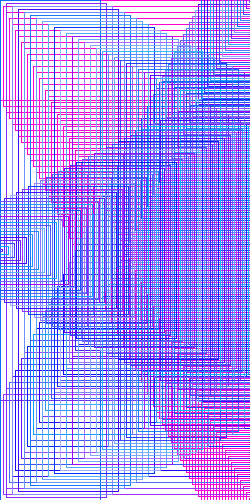
Frame 1 (no input)
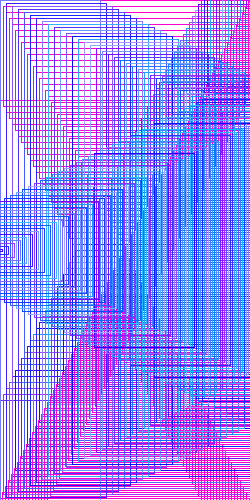
Frame 2 (the mouse pressed at the canvas centre, redrawn once)

The Processing sketch that drew these frames (run headless with seeded random() and noise(); the mouse was pressed at the canvas centre and the sketch redrawn once):

// Processing sketch: processing_32394
// ── processing_32394.pde



int a = 0;
int b = 0;
int c = 500;
int d = 100;

int e = 400;



void setup(){
  size(250,500);
  background(255);

  strokeWeight(1);
  noFill();
  noLoop();
}

void draw(){
  
  while(b < 500){
  stroke(255,0,209);
  rect(a, b, c, d);
  a = a + 3;
  b = b + 6;
  c = c - 6;
  
  }
  
  a = 0;
  b = 0;
  c = 500;
  while ( e > -100 ){
     stroke(random(0,169),random(0,189), random(255,255));
  rect(a, e, c, d); 
  a = a + 3;
  e = e - 6;
  c = c - 6;
  }

  a = 0;
  e = 400;
  c = 500;
  while (a < 500) {
      stroke(random(0,169),random(0,189), random(255,255));
  rect(a,b,d,c); 
  a = a + 6;
  b = b + 3;
  c = c - 6; 
  }
  
  a = 0;
  b = 0;
  c = 500;
  while (e > -100){
    stroke(random(0,169),random(0,189), random(255,255));
  rect(e, a, d, c);   
  e = e - 6;
  a = a + 3;
  c = c - 6;
}
 
  
}
